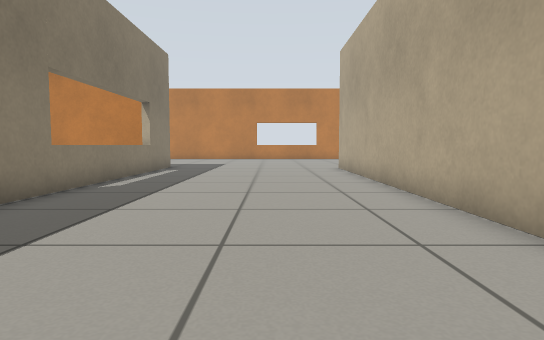
view 1 (above)

19 first-person views from a walk through a robot-simulator world made for Gazebo. The camera is 0.5 m above the floor, tilts 4° down and sees 75° across. The floor is counted in squares, 0.5 m on a side. Each view is taken from the middle of a square. On the plan, view 1 faces up. The plan holds only what a view shows up to about 13 squares ahead; the rest is blank.

view 2
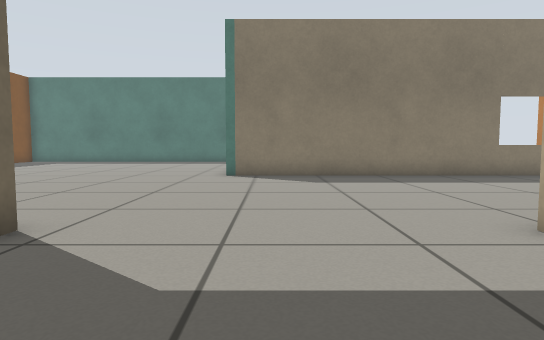

view 3
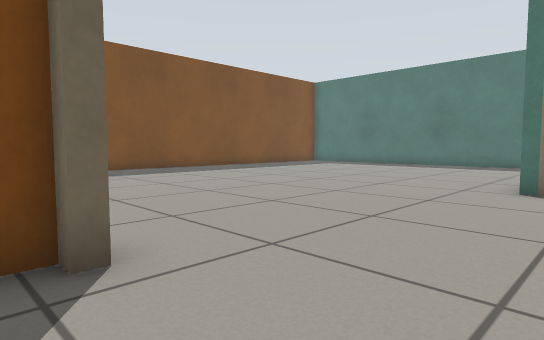

view 4
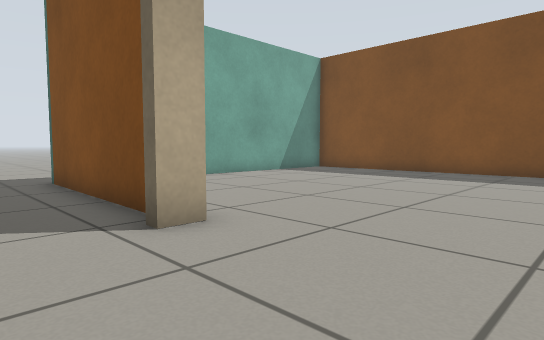

view 5
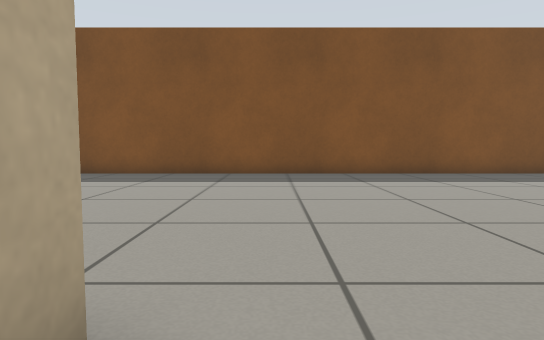

view 6
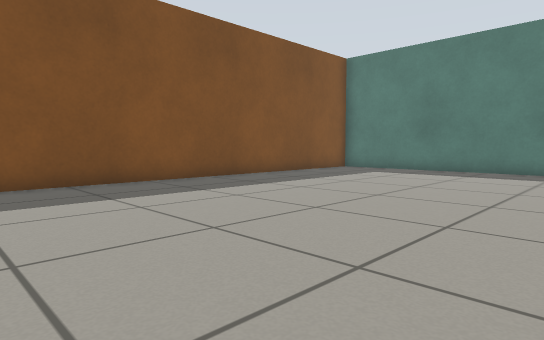

view 7
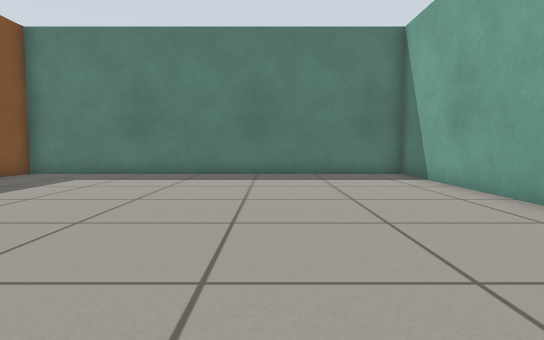

view 8
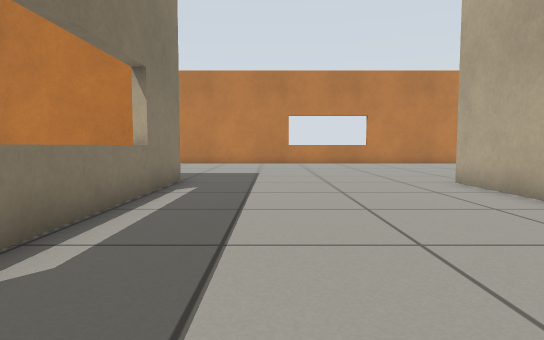

view 9
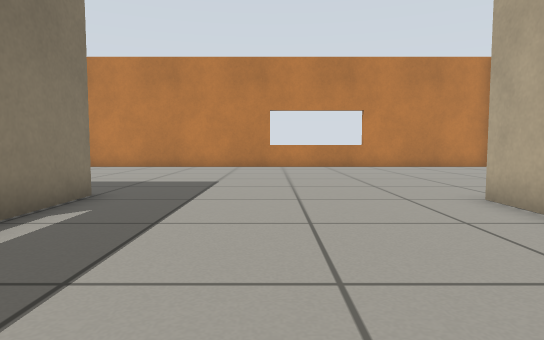

view 10
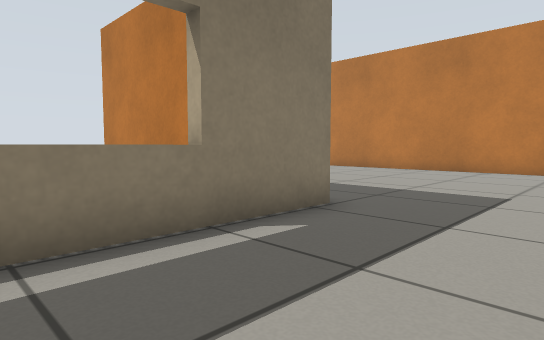

view 11
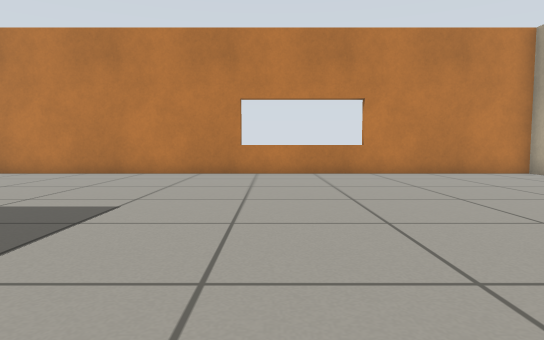

view 12
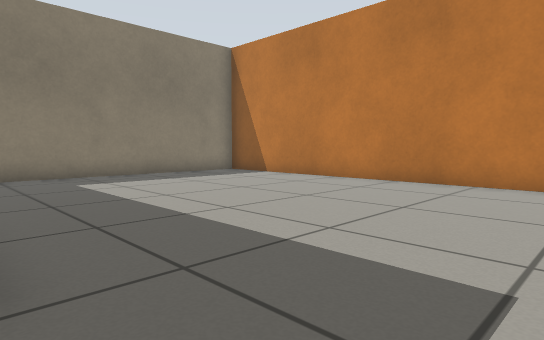

view 13
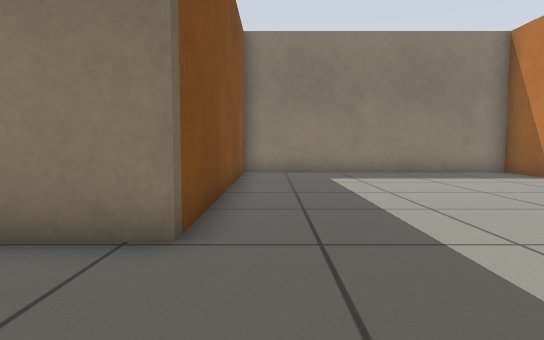

view 14
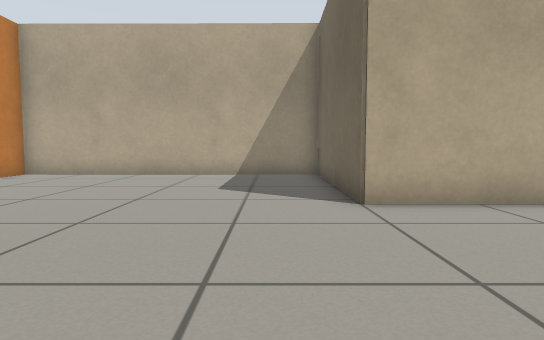

view 15
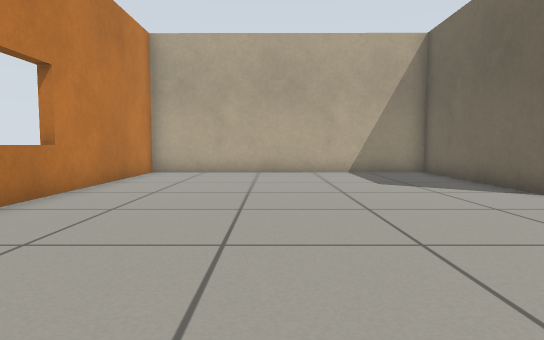

view 16
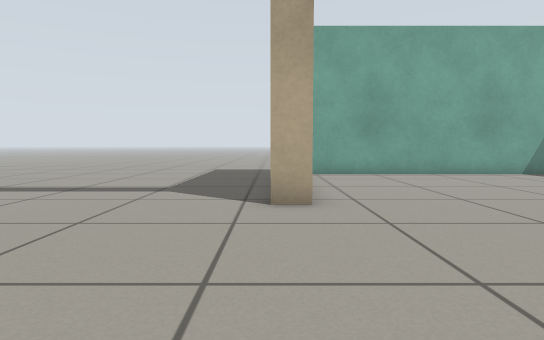

view 17
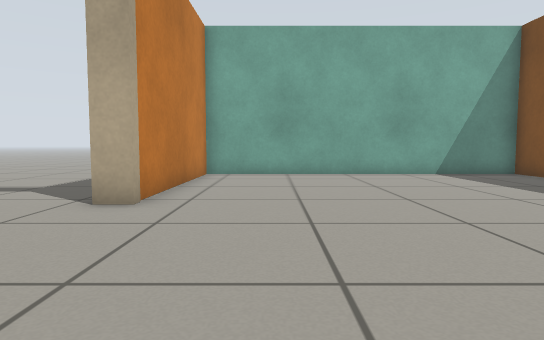

view 18
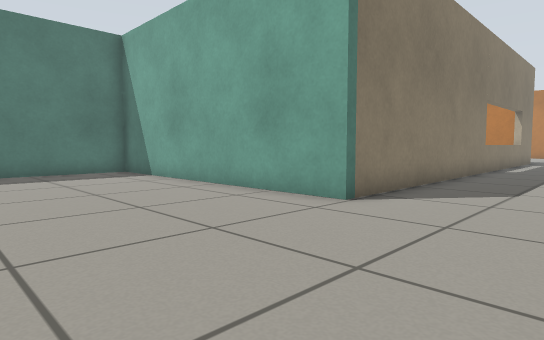

view 19
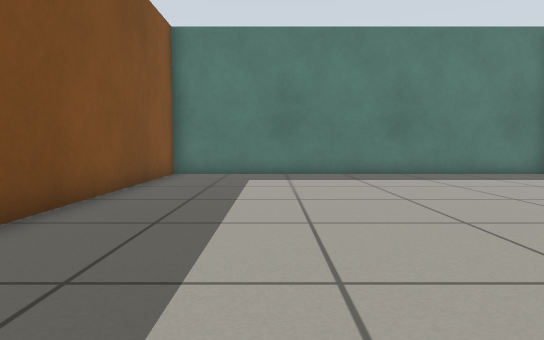

### Floor plan
Points are (right, up) in squares from view 1. A wall is a line through its corners. A room is listed if a view was taken in it or the views show most of it. See-through windows are left out.
Room 1 (views 1, 4, 5, 6, 7, 8, 9, 10, 11, 12, 13, 14, 15, 16, 17, 18, 19)
walls: (2.9, 3.8) (2.9, 15.5) (9, 15.4) (9, 25.4) (-13.8, 25.4) (-13.8, 16) (-4.6, 16) (-4.6, -1.5) (-14.3, -1.5) (-14.3, -14.4) (9.2, -14.4) (9.2, -3.7) (2.9, -3.6) (2.9, -2.9)
ways out: open door at (3, 0) to room 2
Room 2 (views 2, 3)
walls: (3.2, -3.3) (9.6, -3.4)
ways out: open door at (3, 0) to room 1

Positions as (right, up) in squares from view 1, and headings:
1: (0, 0), facing up
2: (7, 0), facing left
3: (4, 0), facing down-left
4: (-1, -1), facing down-right
5: (2, -2), facing down
6: (0, -5), facing down-left
7: (-2, -6), facing left
8: (-2, 6), facing up
9: (-1, 9), facing up
10: (-1, 11), facing up-left
11: (0, 13), facing up
12: (-2, 16), facing up-left
13: (-1, 17), facing left
14: (-3, 17), facing right
15: (-4, 21), facing right
16: (-3, -3), facing right
17: (-3, -6), facing right
18: (-1, -7), facing up-left
19: (-2, -11), facing left
